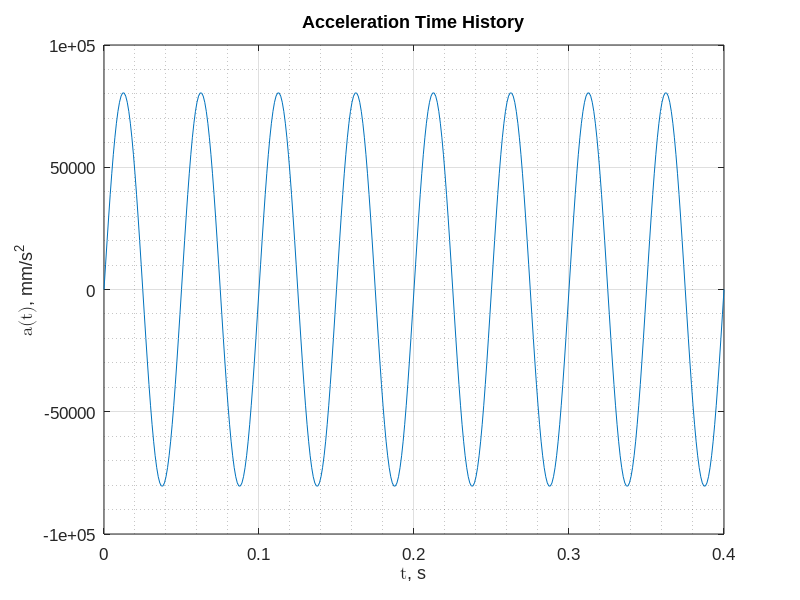
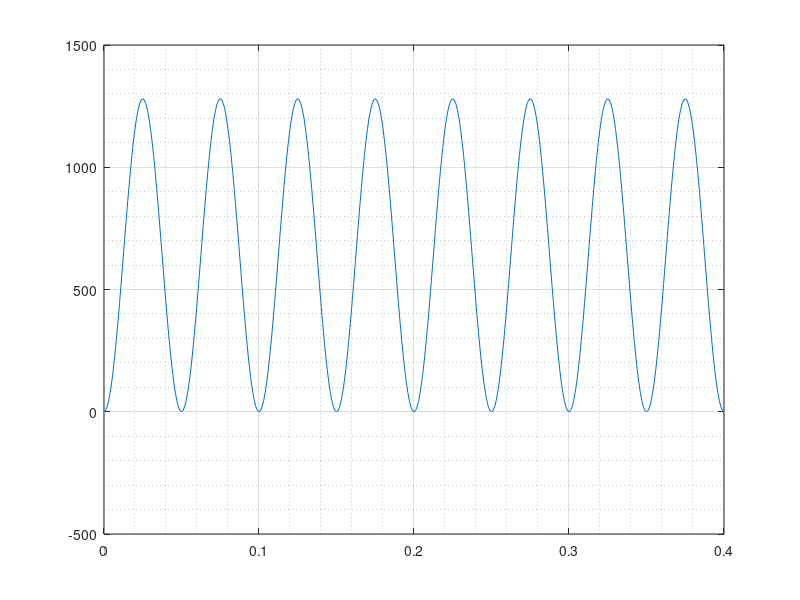
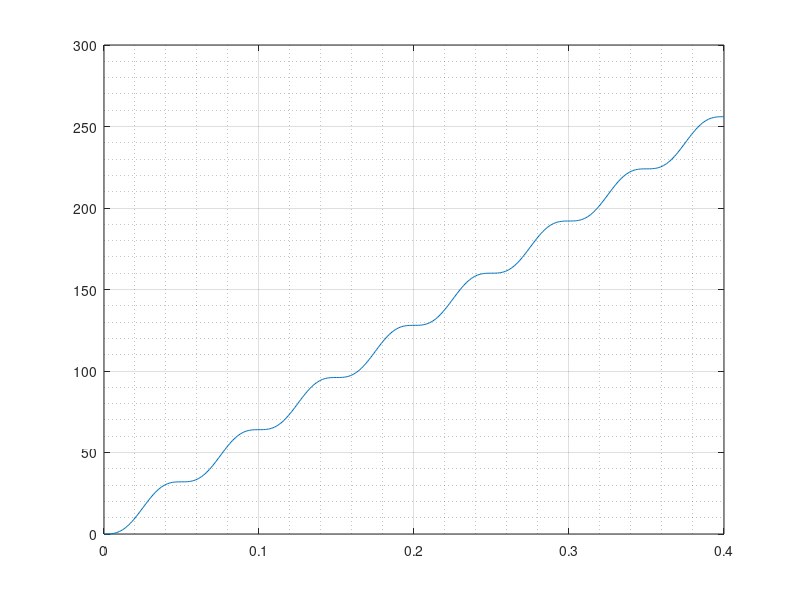
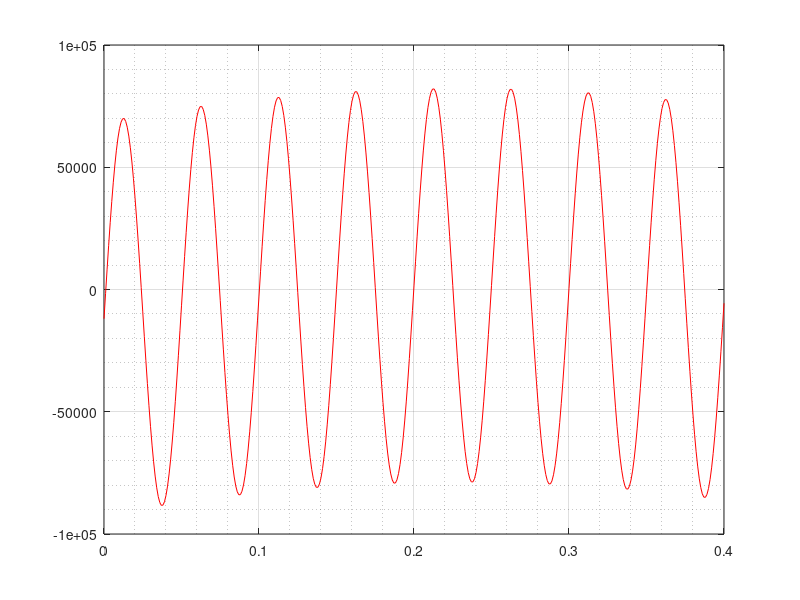

Reproduce these figures in MATLAB, in order.
clear all
format longeng

dt = 1e-03 ;
T = 0.4 ;
t = 0:dt:T ;
NT = length(t) ;
N = 3 ; % approximation order = N - 1

d2u = zeros(1,NT) ;
for i = 1:NT
    d2u(i) = 5.1 * (40 * pi)^2 * sin(40 * pi * t(i)) ;
end

% folder = 'ChiChi' ;
% data = 'RSN1204_CHICHI_CHY039-E' ;
% [d2u,dt,NT] = readPEER(folder,cat(2,data,'.AT2')) ;
% d2u = d2u * 981 ; % convert from gs to cm/s^2
% realV = readPEER(folder,cat(2,data,'.VT2')) ;
% realD = readPEER(folder,cat(2,data,'.DT2')) ;
% 
% d2u = cat(2,0,transpose(d2u)) ; NT = NT + 1 ;
% realV = cat(2,0,transpose(realV)) ;
% realD = cat(2,0,transpose(realD)) ;
% T = dt * (NT - 1) ;
% t = 0:dt:T ;
% N = 4 ; % approximation order = N - 1
% 
% %%%%%%%%%%%%%
% T = 76.17 ;
% t0 = 26 ;
% 
% istart = t0 / dt + 1;
% iend = T / dt + 1 ;
% NT = iend - istart + 1 ;
% 
% d2u = d2u(istart:iend);
% t = 0:dt:T-t0;
% %%%%%%%%%%%%%

beta = 1 / 4 ;
gamma = 1 / 2 ;

du = zeros(1,NT) ;
u = zeros(1,NT) ;
for i = 1:NT-1
    du(i+1) = du(i) + (1 - gamma) * dt * d2u(i) + gamma * dt * d2u(i+1) ;
    u(i+1) = u(i) + dt * du(i) + (1 / 2 - beta) * dt^2 * d2u(i) + beta * dt^2 * d2u(i+1) ;
end

figure(1)
plot(t,d2u)
hold on
set(gca,'fontname','arial','fontsize',12)
title('Acceleration Time History')
ylabel ('\fontname{cambria math}{\ita}({\itt})\fontname{arial}, mm/s^{2}')
xlabel ('\fontname{cambria math}{\itt}\fontname{arial}, s')
grid on
grid minor

figure(2)
plot(t,du)
grid on
grid minor

figure(3)
plot(t,u)
grid on
grid minor

K = zeros(N,N) ;
for k = 1:N
    for j = 1:N
        K(k,j) = (j + 1) * T^(k + j + 1) / (k + j + 1) ;
    end
end

I = zeros(N,1) ; i = 1 ;
while i <= NT-1
    for k = 1:N
        I(k) = I(k) + dt * t(i)^k * du(i) ...
                    + (1 / 2 - beta) * dt^2 * (t(i)^k * d2u(i) + k * t(i)^(k - 1) * du(i)) ...
                    + beta * dt^2 * (t(i+1)^k * d2u(i+1) + k * t(i+1)^(k - 1) * du(i+1)) ;
    end, i = i + 1 ;
end
C = gmres(K,I) ;

d2P = zeros(1,NT) ; dP = zeros(1,NT) ; P = zeros(1,NT) ;
d2uStar = zeros(1,NT) ; duStar = zeros(1,NT) ; uStar = zeros(1,NT) ;
for i = 1:NT
    for k = 1:N
        d2P(i) = d2P(i) + (k * k + k) * C(k) * t(i)^(k-1) ;
        dP(i) = dP(i) + (k + 1) * C(k) * t(i)^k ;
        P(i) = P(i) + C(k) * t(i)^(k+1) ;
    end
    d2uStar(i) = d2u(i) - d2P(i) ;
    duStar(i) = du(i) - dP(i) ;
    uStar(i) = u(i) - P(i) ;
end

figure(4)
plot(t,d2uStar,'color',[1 0 0])
grid on
grid minor

figure(5)
plot(t,duStar,'color',[1 0 0])
hold on
set(gca,'fontname','arial','fontsize',12)
title('Adjusted Velocity Time History')
ylabel ('\fontname{cambria math}{\itv^{*}}({\itt})\fontname{arial}, mm/s')
xlabel ('\fontname{cambria math}{\itt}\fontname{arial}, s')
grid on
grid minor

figure(6)
plot(t,uStar,'color',[1 0 0])
hold on
set(gca,'fontname','arial','fontsize',12)
title('Adjusted Displacement Time History')
ylabel ('\fontname{cambria math}{\ity^{*}}({\itt})\fontname{arial}, mm')
xlabel ('\fontname{cambria math}{\itt}\fontname{arial}, s')
grid on
grid minor

%// Apply a second fit polynomial to displacement
KStar = zeros(N,N) ;
for k = 1:N
    for j = 1:N
        KStar(k,j) = T^(k + j + 3) / (k + j + 3) ;
    end
end

IStar = zeros(N,1) ; i = 1 ;
while i <= NT-1
    for k = 1:N
        IStar(k) = IStar(k) + dt * (t(i+1)^(k+1) * uStar(i+1) + t(i)^(k+1) * uStar(i)) ;
    end, i = i + 1 ;
end, IStar = IStar / 2 ;

CStar = gmres(KStar,IStar) ;

d2PStar = zeros(1,NT) ; dPStar = zeros(1,NT) ; PStar = zeros(1,NT) ;
d2uStar2 = zeros(1,NT) ; duStar2 = zeros(1,NT) ; uStar2 = zeros(1,NT) ;
for i = 1:NT
    for k = 1:N
        d2PStar(i) = d2PStar(i) + (k * k + k) * CStar(k) * t(i)^(k-1) ;
        dPStar(i) = dPStar(i) + (k + 1) * CStar(k) * t(i)^k ;
        PStar(i) = PStar(i) + CStar(k) * t(i)^(k+1) ;
    end
    d2uStar2(i) = d2uStar(i) - d2PStar(i) ;
    duStar2(i) = duStar(i) - dPStar(i) ;
    uStar2(i) = uStar(i) - PStar(i) ;
end

figure(7)
plot(t,d2uStar2,'color',[0 1 0])
grid on
grid minor

figure(8)
plot(t,duStar2,'color',[0 1 0])
grid on
grid minor

figure(9)
plot(t,uStar2,'color',[0 1 0])
grid on
grid minor